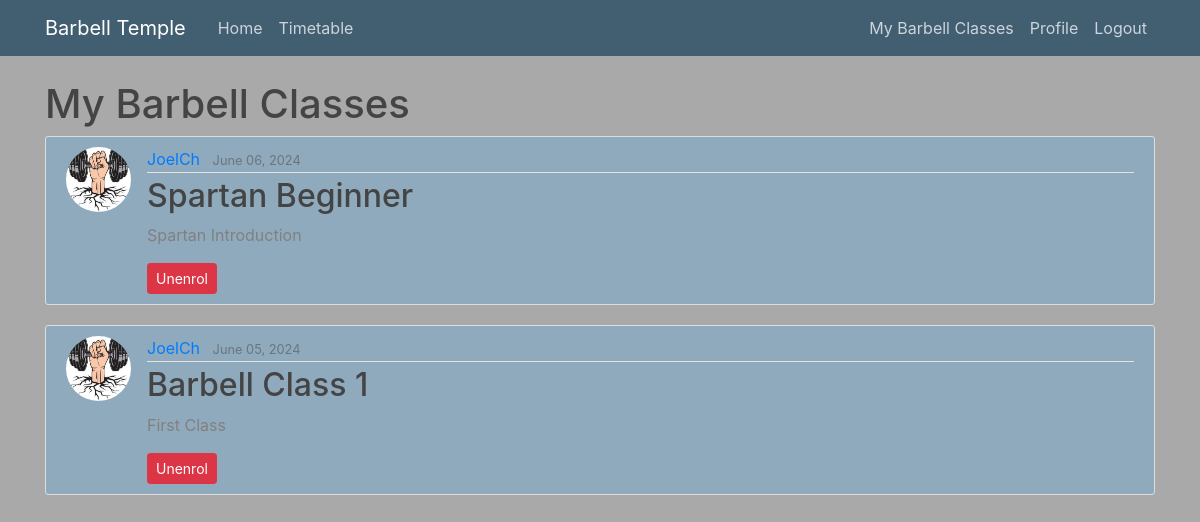
The app's page /mybarbellclasses/ (signed in) with its own data.
### barbell_classes/models.py (models this page shows, shortened)
class Enrollment(models.Model):
    user = models.ForeignKey(User, on_delete=models.CASCADE, related_name='enrollment_set')
    barbell_class = models.ForeignKey(BarbellClass, on_delete=models.CASCADE)
    date_enrolled = models.DateTimeField(auto_now_add=True)

class BarbellClass(models.Model):
    title = models.CharField(max_length=100, help_text="Enter the title of the barbell class (e.g., 'Beginner Strength Training')")
    image = CloudinaryField('image', default='placeholder')
    date_posted = models.DateTimeField(default=timezone.now)
    author = models.ForeignKey(User, on_delete=models.CASCADE)
    date = models.TextField(default='', help_text="Enter the date and time of the class (e.g., '2024-06-15 10:00 AM')")
    duration = models.TextField(default='', help_text="Enter the duration of the class (e.g., '1 hour')")
    difficulty = models.TextField(default='', help_text="Enter the difficulty level of the class (e.g., 'Beginner', 'Intermediate', 'Advanced')")
    description = models.TextField(help_text="Provide a detailed description of the class")

### users/models.py (models this page shows, shortened)
class Profile(models.Model):
    user = models.OneToOneField(User, on_delete=models.CASCADE)
    image = models.ImageField(default='default.jpg', upload_to='profile_pictures')

### barbell_classes/views.py (the view)
# urls.py: path('mybarbellclasses/', views.my_barbellclasses, name='my_barbellclasses'),
def my_barbellclasses(request):
    context = {
        'my_barbellclasses': Enrollment.objects.filter(user=request.user)
    }
    return render(request, 'barbell_classes/my_barbellclasses.html', context)

### barbell_classes/templates/barbell_classes/my_barbellclasses.html (shortened to what this page needs)
{% extends "barbell_classes/base.html" %}
{% block content %}
    <h1>My Barbell Classes</h1>
    {% for enrollment in my_barbellclasses %}
        <article class="media content-section">
            <img class="rounded-circle article-img" src="{{ enrollment.barbell_class.author.profile.image.url }}">
            <div class="media-body">
                <div class="article-metadata">
                    <a class="mr-2" href="#">{{ enrollment.barbell_class.author }}</a>
                    <small class="text-muted">{{ enrollment.barbell_class.date_posted|date:"F d, Y" }}</small>
                </div>
                <h2><a class="article-title" href="{% url 'barbellclass-detail' enrollment.barbell_class.id %}">{{ enrollment.barbell_class.title }}</a></h2>
                <p class="article-content">{{ enrollment.barbell_class.description }}</p>
                <form method="post" action="{% url 'barbellclass-unenrol' enrollment.barbell_class.id %}" onsubmit="return confirmUnenrol()">
                    <button type="submit" class="btn btn-danger btn-sm">Unenrol</button>
                </form>
            </div>
        </article>
    {% endfor %}
{% endblock content %}

### barbell_classes/static/barbell_classes/main.css (style rules this page uses)
body { background: gray; color: gray; background-color: darkgray; margin-top: 5rem; }
h1, h2, h3, h4, h5, h6 { color: #444444; }
.content-section { background: #8faabd; padding: 10px 20px; border: 1px solid #dddddd; border-radius: 3px; margin-bottom: 20px; }
.article-title { color: #444444; }
.article-content { white-space: pre-line; }
.article-img { height: 65px; width: 65px; margin-right: 16px; }
.article-metadata { padding-bottom: 1px; margin-bottom: 4px; border-bottom: 1px solid #e3e3e3 }

### records on screen
Enrollment: barbell_class.author.profile.image (picture), barbell_class.author "JoelCh", barbell_class.date_posted "June 06, 2024", barbell_class "Spartan Beginner", barbell_class.description "Spartan Introduction"
Enrollment: barbell_class.author.profile.image (picture), barbell_class.author "JoelCh", barbell_class.date_posted "June 05, 2024", barbell_class "Barbell Class 1", barbell_class.description "First Class"
